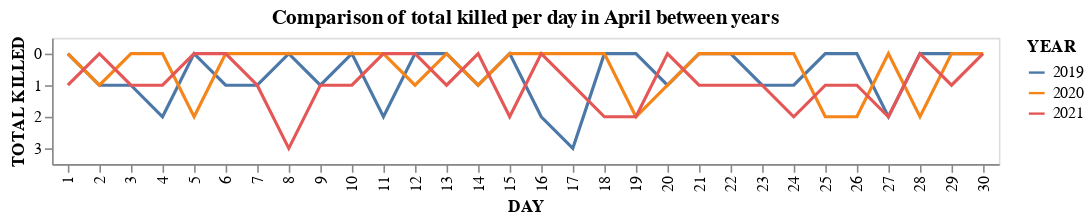

Here is the notebook cell this chart was saved with:
### Code cell
alt.Chart(killed_by_day).mark_line().encode(
    x='DAY:N',
    y='TOTAL KILLED:N',
    color='YEAR:N'
).properties(title = "Comparison of total killed per day in April between years")

### Figure 1 — Vega-Lite specification as saved in the notebook (floating-point values rounded to 4 significant figures)
{"config": {"view": {"continuousWidth": 400, "continuousHeight": 300}}, "data": {"name": "data-f086a97ff491fb7fc4dd3dec0e676b91"}, "mark": "line", "encoding": {"color": {"field": "YEAR", "type": "nominal"}, "x": {"field": "DAY", "type": "nominal"}, "y": {"field": "TOTAL KILLED", "type": "nominal"}}, "title": "Comparison of total killed per day in April between years", "$schema": "https://vega.github.io/schema/vega-lite/v4.17.0.json", "datasets": {"data-f086a97ff491fb7fc4dd3dec0e676b91": [{"DAY": 1, "YEAR": 2019, "TOTAL KILLED": 0.0}, {"DAY": 1, "YEAR": 2020, "TOTAL KILLED": 0.0}, {"DAY": 1, "YEAR": 2021, "TOTAL KILLED": 1.0}, {"DAY": 2, "YEAR": 2019, "TOTAL KILLED": 1.0}, {"DAY": 2, "YEAR": 2020, "TOTAL KILLED": 1.0}, {"DAY": 2, "YEAR": 2021, "TOTAL KILLED": 0.0}, {"DAY": 3, "YEAR": 2019, "TOTAL KILLED": 1.0}, {"DAY": 3, "YEAR": 2020, "TOTAL KILLED": 0.0}, {"DAY": 3, "YEAR": 2021, "TOTAL KILLED": 1.0}, {"DAY": 4, "YEAR": 2019, "TOTAL KILLED": 2.0}, {"DAY": 4, "YEAR": 2020, "TOTAL KILLED": 0.0}, {"DAY": 4, "YEAR": 2021, "TOTAL KILLED": 1.0}, {"DAY": 5, "YEAR": 2019, "TOTAL KILLED": 0.0}, {"DAY": 5, "YEAR": 2020, "TOTAL KILLED": 2.0}, {"DAY": 5, "YEAR": 2021, "TOTAL KILLED": 0.0}, {"DAY": 6, "YEAR": 2019, "TOTAL KILLED": 1.0}, {"DAY": 6, "YEAR": 2020, "TOTAL KILLED": 0.0}, {"DAY": 6, "YEAR": 2021, "TOTAL KILLED": 0.0}, {"DAY": 7, "YEAR": 2019, "TOTAL KILLED": 1.0}, {"DAY": 7, "YEAR": 2020, "TOTAL KILLED": 0.0}, {"DAY": 7, "YEAR": 2021, "TOTAL KILLED": 1.0}, {"DAY": 8, "YEAR": 2019, "TOTAL KILLED": 0.0}, {"DAY": 8, "YEAR": 2020, "TOTAL KILLED": 0.0}, {"DAY": 8, "YEAR": 2021, "TOTAL KILLED": 3.0}, {"DAY": 9, "YEAR": 2019, "TOTAL KILLED": 1.0}, {"DAY": 9, "YEAR": 2020, "TOTAL KILLED": 0.0}, {"DAY": 9, "YEAR": 2021, "TOTAL KILLED": 1.0}, {"DAY": 10, "YEAR": 2019, "TOTAL KILLED": 0.0}, {"DAY": 10, "YEAR": 2020, "TOTAL KILLED": 0.0}, {"DAY": 10, "YEAR": 2021, "TOTAL KILLED": 1.0}, {"DAY": 11, "YEAR": 2019, "TOTAL KILLED": 2.0}, {"DAY": 11, "YEAR": 2020, "TOTAL KILLED": 0.0}, {"DAY": 11, "YEAR": 2021, "TOTAL KILLED": 0.0}, {"DAY": 12, "YEAR": 2019, "TOTAL KILLED": 0.0}, {"DAY": 12, "YEAR": 2020, "TOTAL KILLED": 1.0}, {"DAY": 12, "YEAR": 2021, "TOTAL KILLED": 0.0}, {"DAY": 13, "YEAR": 2019, "TOTAL KILLED": 0.0}, {"DAY": 13, "YEAR": 2020, "TOTAL KILLED": 0.0}, {"DAY": 13, "YEAR": 2021, "TOTAL KILLED": 1.0}, {"DAY": 14, "YEAR": 2019, "TOTAL KILLED": 1.0}, {"DAY": 14, "YEAR": 2020, "TOTAL KILLED": 1.0}, {"DAY": 14, "YEAR": 2021, "TOTAL KILLED": 0.0}, {"DAY": 15, "YEAR": 2019, "TOTAL KILLED": 0.0}, {"DAY": 15, "YEAR": 2020, "TOTAL KILLED": 0.0}, {"DAY": 15, "YEAR": 2021, "TOTAL KILLED": 2.0}, {"DAY": 16, "YEAR": 2019, "TOTAL KILLED": 2.0}, {"DAY": 16, "YEAR": 2020, "TOTAL KILLED": 0.0}, {"DAY": 16, "YEAR": 2021, "TOTAL KILLED": 0.0}, {"DAY": 17, "YEAR": 2019, "TOTAL KILLED": 3.0}, {"DAY": 17, "YEAR": 2020, "TOTAL KILLED": 0.0}, {"DAY": 17, "YEAR": 2021, "TOTAL KILLED": 1.0}, {"DAY": 18, "YEAR": 2019, "TOTAL KILLED": 0.0}, {"DAY": 18, "YEAR": 2020, "TOTAL KILLED": 0.0}, {"DAY": 18, "YEAR": 2021, "TOTAL KILLED": 2.0}, {"DAY": 19, "YEAR": 2019, "TOTAL KILLED": 0.0}, {"DAY": 19, "YEAR": 2020, "TOTAL KILLED": 2.0}, {"DAY": 19, "YEAR": 2021, "TOTAL KILLED": 2.0}, {"DAY": 20, "YEAR": 2019, "TOTAL KILLED": 1.0}, {"DAY": 20, "YEAR": 2020, "TOTAL KILLED": 1.0}, {"DAY": 20, "YEAR": 2021, "TOTAL KILLED": 0.0}, {"DAY": 21, "YEAR": 2019, "TOTAL KILLED": 0.0}, {"DAY": 21, "YEAR": 2020, "TOTAL KILLED": 0.0}, {"DAY": 21, "YEAR": 2021, "TOTAL KILLED": 1.0}, {"DAY": 22, "YEAR": 2019, "TOTAL KILLED": 0.0}, {"DAY": 22, "YEAR": 2020, "TOTAL KILLED": 0.0}, {"DAY": 22, "YEAR": 2021, "TOTAL KILLED": 1.0}, {"DAY": 23, "YEAR": 2019, "TOTAL KILLED": 1.0}, {"DAY": 23, "YEAR": 2020, "TOTAL KILLED": 0.0}, {"DAY": 23, "YEAR": 2021, "TOTAL KILLED": 1.0}, {"DAY": 24, "YEAR": 2019, "TOTAL KILLED": 1.0}, {"DAY": 24, "YEAR": 2020, "TOTAL KILLED": 0.0}, {"DAY": 24, "YEAR": 2021, "TOTAL KILLED": 2.0}, {"DAY": 25, "YEAR": 2019, "TOTAL KILLED": 0.0}, {"DAY": 25, "YEAR": 2020, "TOTAL KILLED": 2.0}, {"DAY": 25, "YEAR": 2021, "TOTAL KILLED": 1.0}, {"DAY": 26, "YEAR": 2019, "TOTAL KILLED": 0.0}, {"DAY": 26, "YEAR": 2020, "TOTAL KILLED": 2.0}, {"DAY": 26, "YEAR": 2021, "TOTAL KILLED": 1.0}, {"DAY": 27, "YEAR": 2019, "TOTAL KILLED": 2.0}, {"DAY": 27, "YEAR": 2020, "TOTAL KILLED": 0.0}, {"DAY": 27, "YEAR": 2021, "TOTAL KILLED": 2.0}, {"DAY": 28, "YEAR": 2019, "TOTAL KILLED": 0.0}, {"DAY": 28, "YEAR": 2020, "TOTAL KILLED": 2.0}, {"DAY": 28, "YEAR": 2021, "TOTAL KILLED": 0.0}, {"DAY": 29, "YEAR": 2019, "TOTAL KILLED": 0.0}, {"DAY": 29, "YEAR": 2020, "TOTAL KILLED": 0.0}, {"DAY": 29, "YEAR": 2021, "TOTAL KILLED": 1.0}, {"DAY": 30, "YEAR": 2019, "TOTAL KILLED": 0.0}, {"DAY": 30, "YEAR": 2020, "TOTAL KILLED": 0.0}, {"DAY": 30, "YEAR": 2021, "TOTAL KILLED": 0.0}]}}
